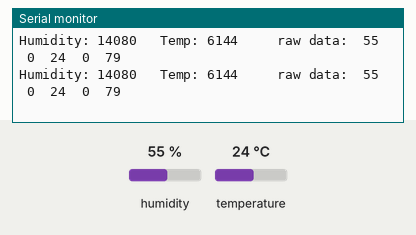
This sketch was run on a simulated Arduino Uno, built with avr-gcc and run on an emulated ATmega328P. On the bench: the last lines printed to the serial monitor. Wiring (inferred from the names in the program): DHT11 sensor: data pin 4. The inputs (shaded band) are chosen by the test bench; at power-on: humidity 55 %, temperature 24 °C.

Above: at 2.8 s.
2.9 s: humidity set to 22 %
At 4.6 s:
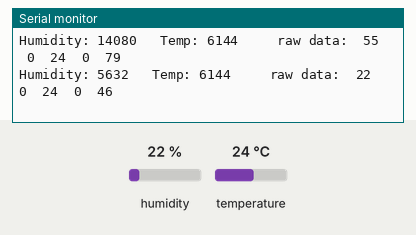
5.6 s: temperature set to 12 °C
At 7.5 s:
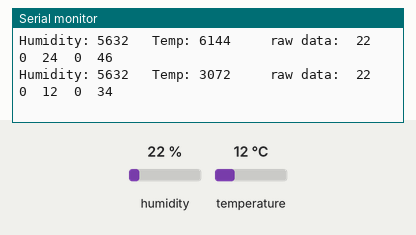
8.3 s: humidity set to 40 %
At 11.0 s:
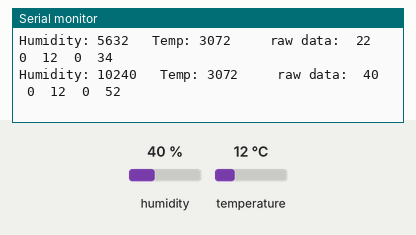
Timing chart, 0 to 12.5 s (numbered marks = the images above; inputs shaded):
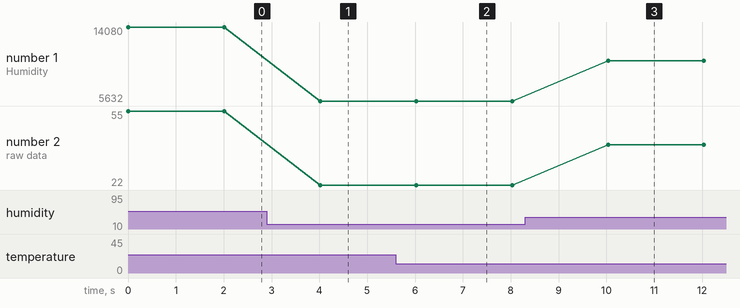

Measured:
- after the input at 2.9 s, the serial monitor: prints a new line after 1.1 s (image 1)
- after the input at 5.6 s, the serial monitor: prints a new line after 0.42 s (image 2)
- after the input at 8.3 s, the serial monitor: prints a new line after 1.7 s (image 3)
- plotted number 1: 14080 → 5632 after the input at 2.9 s, 5632 → 10240 after the input at 8.3 s
- plotted number 2: 55 → 22 after the input at 2.9 s, 22 → 40 after the input at 8.3 s

The sketch:

DHT_wo_lib_test.ino
```cpp
// DHT11 and DHT22 sensor reading demo
// by 'jurs' for Arduino Forum
// https://forum.arduino.cc/index.php?topic=308644.msg2142725#msg2142725

// DHT functions enumerated
enum {DHT22_SAMPLE, DHT_TEMPERATURE, DHT_HUMIDITY, DHT_DATAPTR};

// Begin of user configuration area
#define DHT_PIN 4
// End of user configuration area

// DHT error codes enumerated
enum {DHT_OK = 0, DHT_ERROR_TIMEOUT = -1, DHT_ERROR_CRC = -2, DHT_ERROR_UNKNOWN = -3};

// DHT sensor pinout from left to right looking at the gridded side
// 1-VCC  2-DATA  3-NC  4-GND

int dhtCall(byte function)
// input parameters are the data pin and one of the DHT functions
// return value is DHT error code with function DHT11_SAMPLE or DHT22_SAMPLE
// alsways do sampling with DHT_OK result before calling other functions
// return value is temperature with function DHT_TEMPERATURE
// return value is humidity with function DHT_HUMIDITY
// return value is pointer to byte array containing raw data with function DHT_DATAPTR
{
  static int temperature = -999;
  static int humidity = -999;
  static byte data[5]; // 5 bytes to receive 40 data bits
  unsigned int loopCnt; // loop counter
  byte sum;  // checksum
#define DHT_LOOPS 1800
  int  triggerTime = 1000; // 1000µs trigger time for DHT22/ 2000 fir DHT11
  switch (function)
  {
    case DHT22_SAMPLE: // REQUEST DHT22 SAMPLE

      pinMode(DHT_PIN, OUTPUT);
      digitalWrite(DHT_PIN, LOW);
      delayMicroseconds(triggerTime);
      pinMode(DHT_PIN, INPUT_PULLUP);
      loopCnt = DHT_LOOPS;
      while (digitalRead(DHT_PIN) == HIGH) if (loopCnt-- == 0) return DHT_ERROR_TIMEOUT;
      loopCnt = DHT_LOOPS;
      while (digitalRead(DHT_PIN) == LOW) if (loopCnt-- == 0) return DHT_ERROR_TIMEOUT;
      loopCnt = DHT_LOOPS;
      while (digitalRead(DHT_PIN) == HIGH) if (loopCnt-- == 0) return DHT_ERROR_TIMEOUT;
      for (byte bitNum = 0; bitNum < 40; bitNum++) // try reading 40 bits
      {
        loopCnt = DHT_LOOPS;
        while (digitalRead(DHT_PIN) == LOW) if (loopCnt-- == 0) return DHT_ERROR_TIMEOUT;
        delayMicroseconds(32);
        boolean dhtBit = digitalRead(DHT_PIN);
        bitWrite(data[bitNum / 8], 7 - bitNum % 8, dhtBit);
        loopCnt = DHT_LOOPS;
        while (digitalRead(DHT_PIN) == HIGH) if (loopCnt-- == 0) return DHT_ERROR_TIMEOUT;
      }
      sum = data[0] + data[1] + data[2] + data[3];
      if (data[4] != sum) return DHT_ERROR_CRC;

      humidity = data[0] * 256 + data[1];
      temperature = (data[2] & 0x7F) * 256 + data[3];
      if (data[2] & 0x80) temperature = -temperature;
      return DHT_OK;
    case DHT_TEMPERATURE:
      return temperature;
    case DHT_HUMIDITY:
      return humidity;
    case DHT_DATAPTR:
      return (int)data;
    default:
      return DHT_ERROR_UNKNOWN;
  }
}


void setup()
{
  // initialize serial for debugging
  Serial.begin(9600);
}

void loop()
{
  byte* b; // byte pointer for showing raw data
  switch ((dhtCall(DHT22_SAMPLE))) // always request a sample first
  {
    case DHT_OK: // only if DHT_OK is true, get temperature, humidity and possibly raw data
      Serial.print("Humidity: ");
      Serial.print(dhtCall(DHT_HUMIDITY));
      Serial.print("   Temp: ");
      Serial.print(dhtCall(DHT_TEMPERATURE));
      Serial.print("     raw data:  ");
      b = (byte*)dhtCall(DHT_DATAPTR);
      for (int i = 0; i < 5; i++)
      {
        Serial.print(b[i]); Serial.print('\t');
      }
      Serial.println();
      break;
    case DHT_ERROR_TIMEOUT:
      Serial.println("Timeout Error");
      break;
    case DHT_ERROR_CRC:
      Serial.println("CRC Error");
      break;
    default:
      Serial.println("Unknown Error");
  }
  delay(2000); // minimum time between two DHT samples is two seconds
}
```
